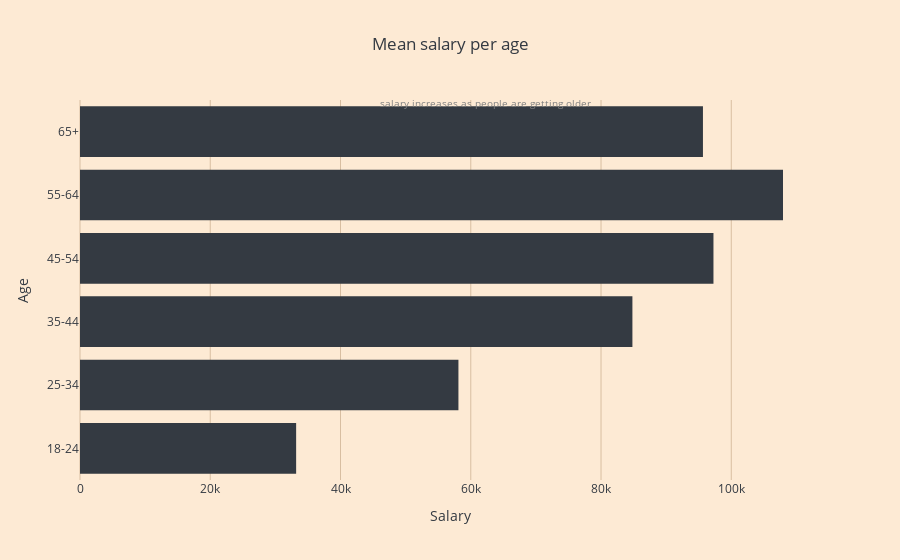

The notebook cell saved with this chart:
### Code cell
# calculate mean for each of the age bins
# plot these means for all age bins
age_salary_df = df.groupby('Age', as_index=False).agg({'Salary': 'mean'})

fig = px.bar(
    age_salary_df,
    y='Age',
    x='Salary',
    title='Mean salary per age',
    hover_data={'Salary': ':d', 'Age': False},
    orientation='h',
)


fig.add_annotation(x=0.5, y=0,
                   xshift=405, yshift=345,
                   text="salary increases as people are getting older",
                   xanchor='center',
                   font={'color':'grey', 'size':10},
                   showarrow=False)

fig.show()

### Figure 1 — Plotly figure (JSON) as saved in the notebook; plotly's stock layout.template omitted (floating-point values rounded to 4 significant figures)
{"data": [{"alignmentgroup": "True", "hovertemplate": "Salary=%{x:d}<extra></extra>", "legendgroup": "", "marker": {"color": "#343a42", "pattern": {"shape": ""}}, "name": "", "offsetgroup": "", "orientation": "h", "showlegend": false, "textposition": "auto", "type": "bar", "x": [33190.0, 58110.0, 84820.0, 97260.0, 107900.0, 95650.0], "xaxis": "x", "y": ["18-24", "25-34", "35-44", "45-54", "55-64", "65+"], "yaxis": "y"}], "layout": {"annotations": [{"font": {"color": "grey", "size": 10}, "showarrow": false, "text": "salary increases as people are getting older", "x": 0.5, "xanchor": "center", "xshift": 405, "y": 0, "yshift": 345}], "barmode": "relative", "legend": {"tracegroupgap": 0}, "title": {"text": "Mean salary per age"}, "xaxis": {"anchor": "y", "domain": [0, 1], "title": {"text": "Salary"}}, "yaxis": {"anchor": "x", "domain": [0, 1], "title": {"text": "Age"}}}}
